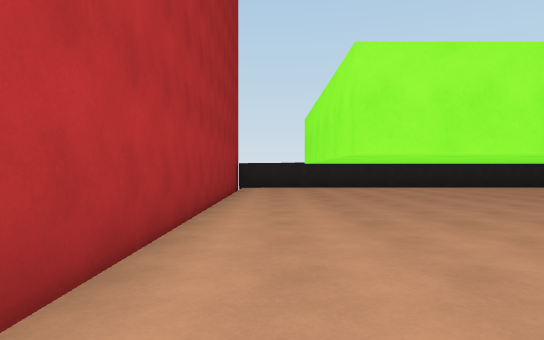
view 1 (above)

16 first-person views from a walk through a scene from a Unity 3-D project. The camera is 1.2 m above the floor, looks level and sees 75° across. The floor is counted in squares, 2 m on a side. Each view is taken from the middle of a square. On the plan, view 1 faces up. The plan holds only what a view shows up to about 10 squares ahead; the rest is blank. The place goes on beyond the plan. Surface patterns are stand-ins for the level's own textures.

view 2
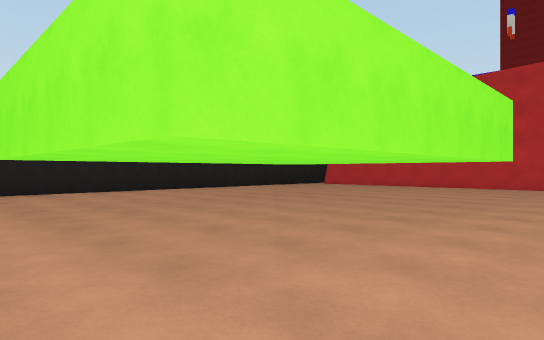

view 3
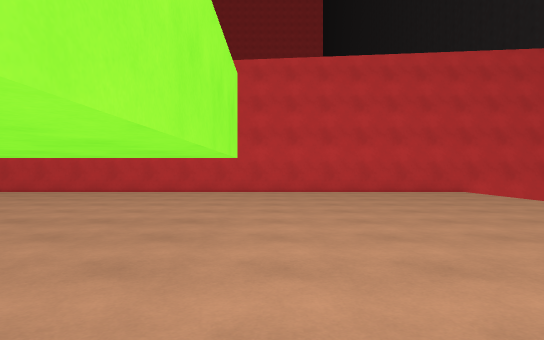

view 4
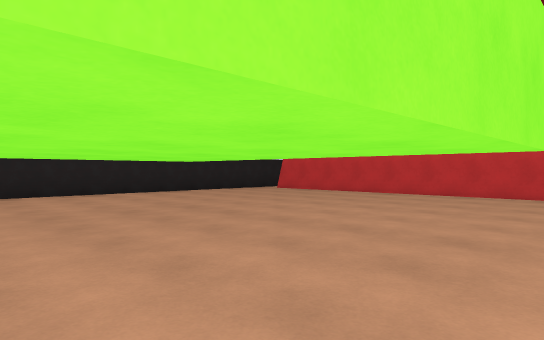

view 5
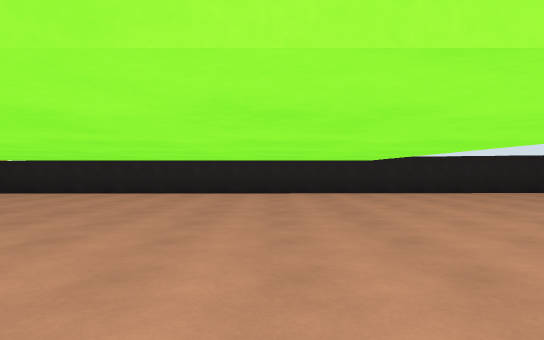

view 6
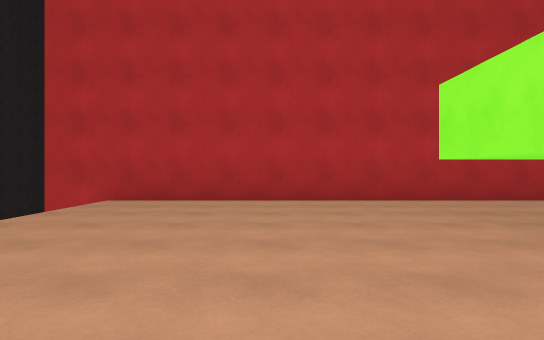

view 7
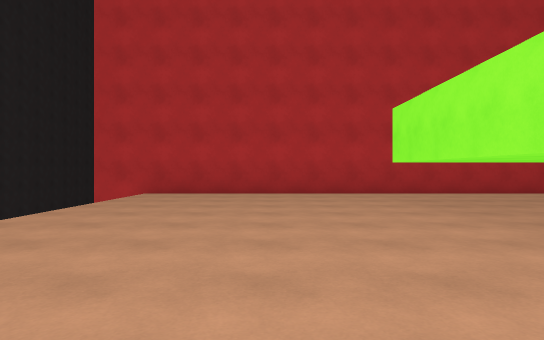

view 8
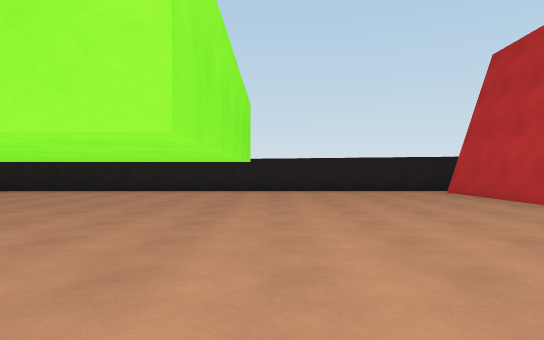

view 9
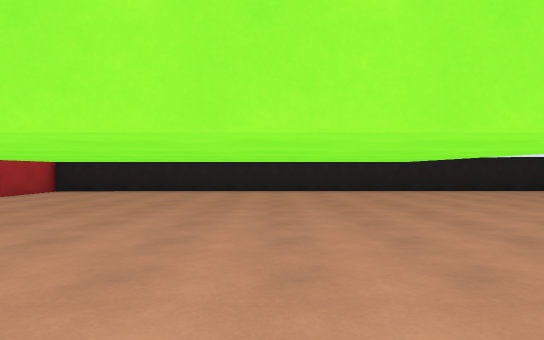

view 10
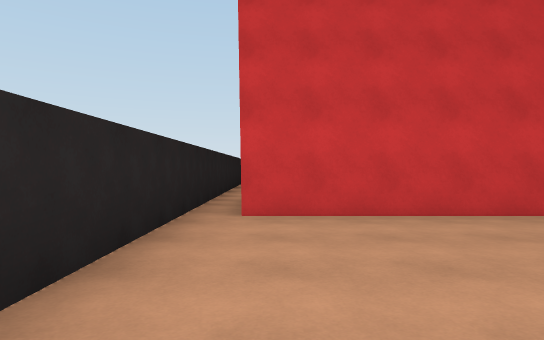

view 11
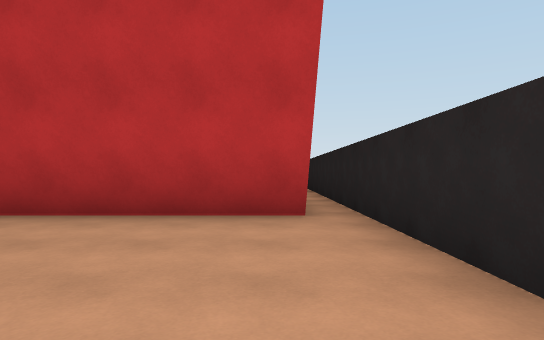

view 12
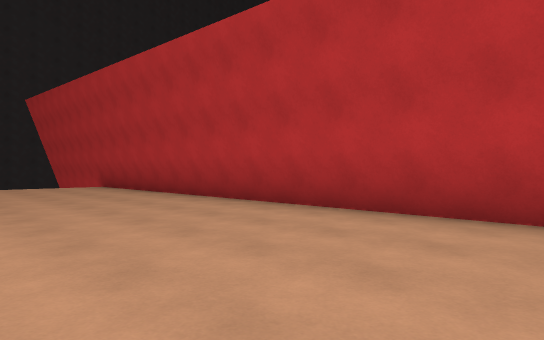

view 13
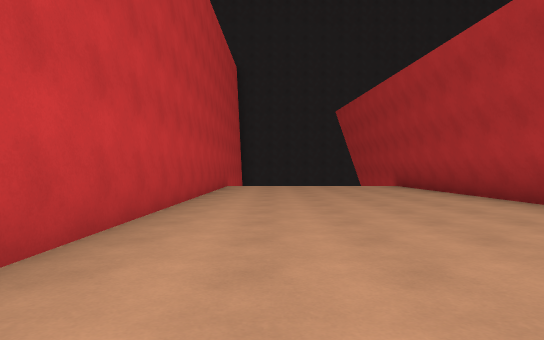

view 14
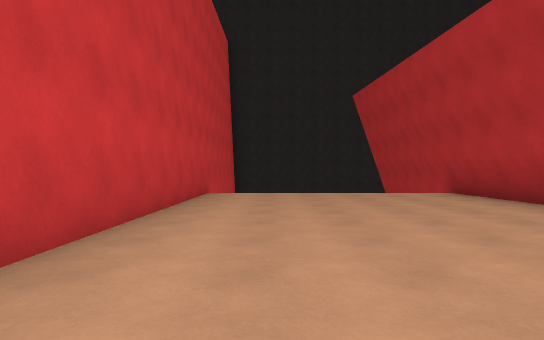

view 15
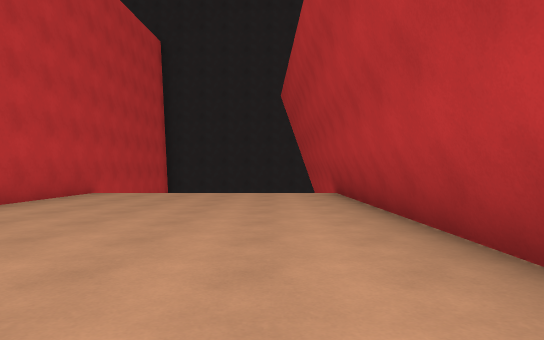

view 16
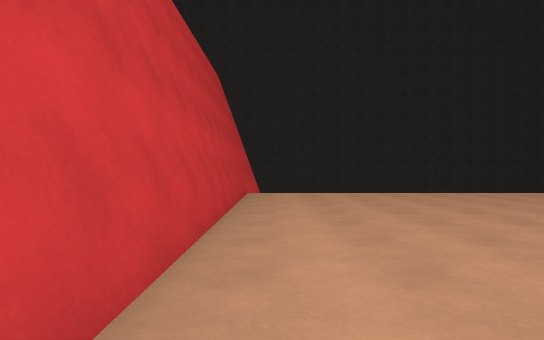

### Floor plan
Key: @ floor where view 1 was taken; # wall or solid block; . floor; = window, fence, low wall or low ledge; T thing the floor can be seen under or through.
Columns run from 1 left of view 1 to 22 right of it. Each row starts with its distance up from view 1.
 13        #############
 12 ########.............
 11 #.............###.....
 10 #.............###......
  9 #.............###......#
  8 #.T.....=.....###......#
  7 #.T.....=.....###......#
  6 #.T.....=.....###......#
  5 #.T.....=.....###......#
  4 #.T======.....###......#
  3 #.............###......#
  2 #.............###......#
  1 #.............###......#
  0 #@............###......#
 -1 #.............###......#
 -2 #.............# #......#
 -3 #             # ##     #
 -4               #
 -5               #

Where each view was taken, in squares from view 1:
view 1: 0 up, 0 right, facing up
view 2: 2 up, 0 right, facing up-right
view 3: 3 up, 3 right, facing right
view 4: 3 up, 4 right, facing up-right
view 5: 3 up, 6 right, facing up
view 6: 1 up, 6 right, facing left
view 7: 1 up, 8 right, facing left
view 8: 2 up, 8 right, facing up
view 9: 2 up, 5 right, facing up
view 10: 11 up, 8 right, facing right
view 11: 11 up, 20 right, facing left
view 12: 11 up, 20 right, facing down-left
view 13: 11 up, 20 right, facing down
view 14: 7 up, 20 right, facing down
view 15: 7 up, 17 right, facing down
view 16: 7 up, 12 right, facing down
